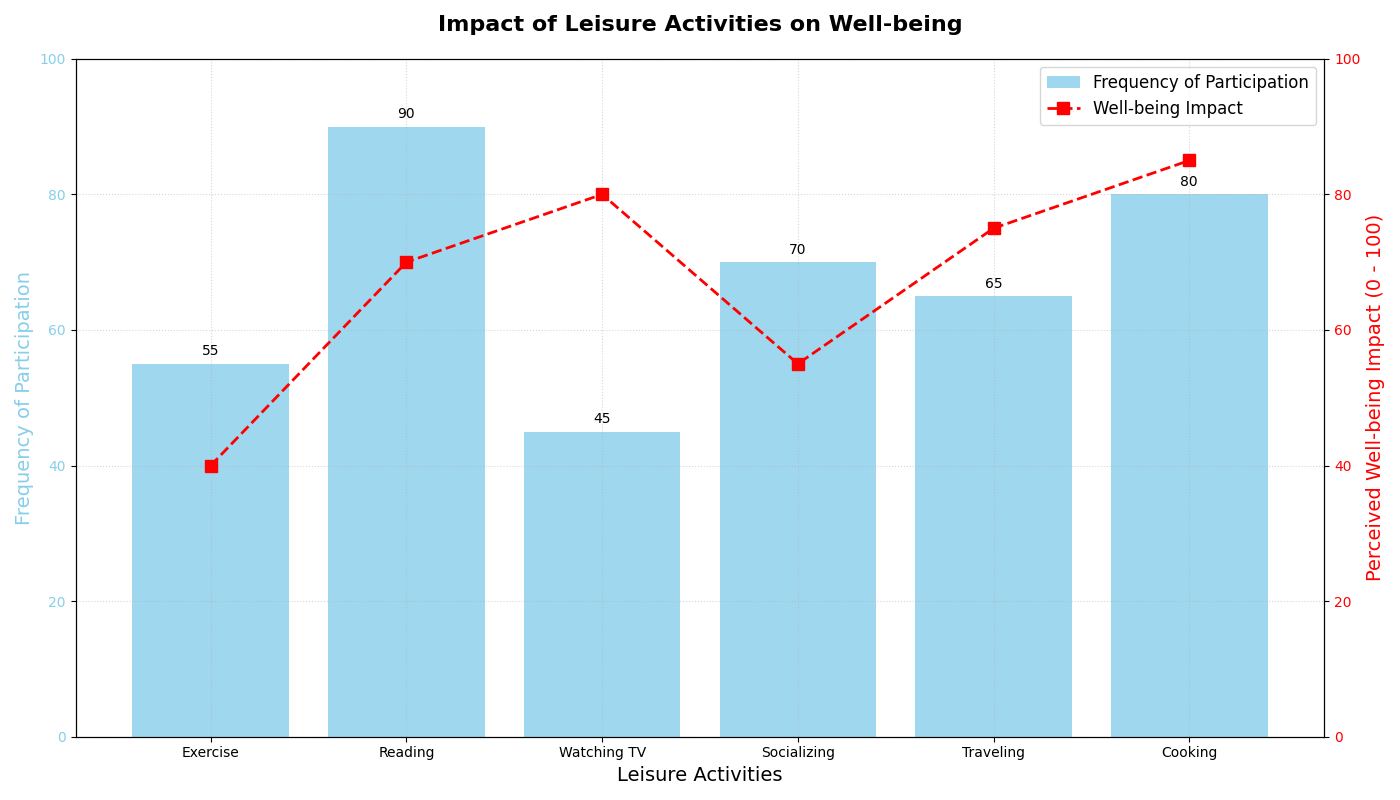

The Python source for this figure:
import matplotlib.pyplot as plt
import numpy as np

activities = ["Exercise", "Reading", "Watching TV", "Socializing", "Traveling", "Cooking"]
frequencies = np.array([55, 90, 45, 70, 65, 80])
well_being_impact = np.array([40, 70, 80, 55, 75, 85])

fig, ax1 = plt.subplots(figsize=(14, 8))

bars = ax1.bar(activities, frequencies, color='skyblue', alpha=0.8, label='Frequency of Participation')

for bar in bars:
    height = bar.get_height()
    ax1.annotate(f'{height}',
                 xy=(bar.get_x() + bar.get_width() / 2, height), 
                 xytext=(0, 4),
                 textcoords="offset points",
                 ha='center', va='bottom')

ax1.set_title('Impact of Leisure Activities on Well-being', fontsize=16, weight='bold', pad=20)
ax1.set_xlabel('Leisure Activities', fontsize=14)
ax1.set_ylabel('Frequency of Participation', fontsize=14, color='skyblue')
ax1.set_ylim(0, 100)
ax1.yaxis.label.set_color('skyblue')
ax1.tick_params(axis='y', labelcolor='skyblue')
ax1.grid(True, linestyle=':', alpha=0.5)

ax2 = ax1.twinx()
ax2.plot(activities, well_being_impact, color='red', marker='s', linestyle='--', linewidth=2, markersize=8, label='Well-being Impact')
ax2.set_ylabel('Perceived Well-being Impact (0 - 100)', fontsize=14, color='red')
ax2.set_ylim(0, 100)
ax2.yaxis.label.set_color('red')
ax2.tick_params(axis='y', labelcolor='red')

lines_1, labels_1 = ax1.get_legend_handles_labels()
lines_2, labels_2 = ax2.get_legend_handles_labels()
ax2.legend(lines_1 + lines_2, labels_1 + labels_2, loc='upper right', fontsize=12)

fig.tight_layout()
plt.show()
